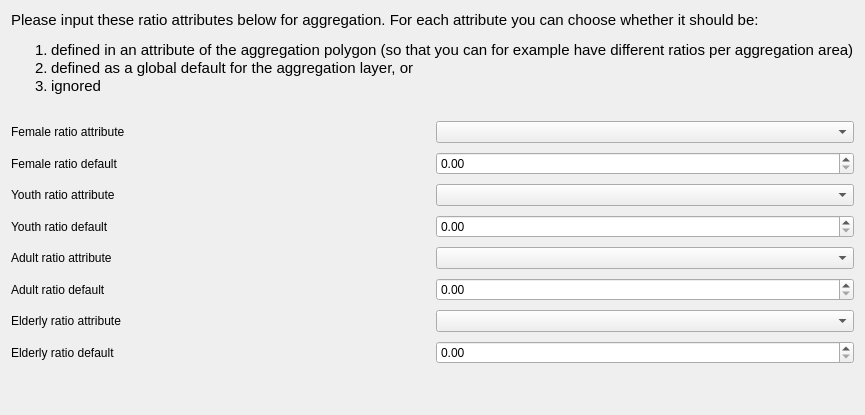
       <widget class="QWidget" name="pg11Aggregations">
        <property name="enabled">
         <bool>true</bool>
        </property>
        <layout class="QVBoxLayout" name="verticalLayout_8">
         <item>
          <widget class="QLabel" name="lblAggregation">
           <property name="font">
            <font>
             <family>Ubuntu</family>
             <pointsize>11</pointsize>
             <weight>50</weight>
             <italic>false</italic>
             <bold>false</bold>
            </font>
           </property>
           <property name="styleSheet">
            <string notr="true">font: 11pt &quot;Ubuntu&quot;;</string>
           </property>
           <property name="text">
            <string>&lt;html&gt;&lt;head/&gt;&lt;body&gt;
&lt;p&gt;Please input these ratio attributes below for aggregation. For each attribute you can choose whether it should be:&lt;/p&gt;
&lt;ol&gt;&lt;li&gt;defined in an attribute of the aggregation polygon (so that you can for example have different ratios per aggregation area)&lt;/li&gt;&lt;li&gt;defined as a global default for the aggregation layer, or&lt;/li&gt;&lt;li&gt;ignored&lt;/li&gt;&lt;/body&gt;&lt;/html&gt;</string>
           </property>
          </widget>
         </item>
         <item>
          <spacer name="verticalSpacer_35">
           <property name="orientation">
            <enum>Qt::Vertical</enum>
           </property>
           <property name="sizeType">
            <enum>QSizePolicy::Fixed</enum>
           </property>
           <property name="sizeHint" stdset="0">
            <size>
             <width>20</width>
             <height>20</height>
            </size>
           </property>
          </spacer>
         </item>
         <item>
          <layout class="QGridLayout" name="gridLayout_7">
           <property name="verticalSpacing">
            <number>9</number>
           </property>
           <item row="2" column="0">
            <widget class="QLabel" name="lblYouthRatioAttribute">
             <property name="styleSheet">
              <string notr="true">font: 11pt &quot;Ubuntu&quot;;</string>
             </property>
             <property name="text">
              <string>Youth ratio attribute</string>
             </property>
            </widget>
           </item>
           <item row="1" column="1">
            <widget class="QDoubleSpinBox" name="dsbFemaleRatioDefault">
             <property name="styleSheet">
              <string notr="true">font: 11pt &quot;Ubuntu&quot;;</string>
             </property>
             <property name="maximum">
              <double>1.000000000000000</double>
             </property>
             <property name="singleStep">
              <double>0.010000000000000</double>
             </property>
            </widget>
           </item>
           <item row="2" column="1">
            <widget class="QComboBox" name="cboYouthRatioAttribute">
             <property name="styleSheet">
              <string notr="true">font: 11pt &quot;Ubuntu&quot;;</string>
             </property>
            </widget>
           </item>
           <item row="4" column="0">
            <widget class="QLabel" name="lblAdultRatioAttribute">
             <property name="styleSheet">
              <string notr="true">font: 11pt &quot;Ubuntu&quot;;</string>
             </property>
             <property name="text">
              <string>Adult ratio attribute</string>
             </property>
            </widget>
           </item>
           <item row="5" column="1">
            <widget class="QDoubleSpinBox" name="dsbAdultRatioDefault">
             <property name="styleSheet">
              <string notr="true">font: 11pt &quot;Ubuntu&quot;;</string>
             </property>
             <property name="maximum">
              <double>1.000000000000000</double>
             </property>
             <property name="singleStep">
              <double>0.010000000000000</double>
             </property>
            </widget>
           </item>
           <item row="6" column="1">
            <widget class="QComboBox" name="cboElderlyRatioAttribute">
             <property name="styleSheet">
              <string notr="true">font: 11pt &quot;Ubuntu&quot;;</string>
             </property>
            </widget>
           </item>
           <item row="0" column="1">
            <widget class="QComboBox" name="cboFemaleRatioAttribute">
             <property name="styleSheet">
              <string notr="true">font: 11pt &quot;Ubuntu&quot;;</string>
             </property>
            </widget>
           </item>
           <item row="1" column="0">
            <widget class="QLabel" name="lblFemaleRatioDefault">
             <property name="styleSheet">
              <string notr="true">font: 11pt &quot;Ubuntu&quot;;</string>
             </property>
             <property name="text">
              <string>Female ratio default</string>
             </property>
            </widget>
           </item>
           <item row="5" column="0">
            <widget class="QLabel" name="lblAdultRatioDefault">
             <property name="styleSheet">
              <string notr="true">font: 11pt &quot;Ubuntu&quot;;</string>
             </property>
             <property name="text">
              <string>Adult ratio default</string>
             </property>
            </widget>
           </item>
           <item row="6" column="0">
            <widget class="QLabel" name="lblElderlyRatioAttribute">
             <property name="styleSheet">
              <string notr="true">font: 11pt &quot;Ubuntu&quot;;</string>
             </property>
             <property name="text">
              <string>Elderly ratio attribute</string>
             </property>
            </widget>
           </item>
           <item row="4" column="1">
            <widget class="QComboBox" name="cboAdultRatioAttribute">
             <property name="styleSheet">
              <string notr="true">font: 11pt &quot;Ubuntu&quot;;</string>
             </property>
            </widget>
           </item>
           <item row="3" column="1">
            <widget class="QDoubleSpinBox" name="dsbYouthRatioDefault">
             <property name="styleSheet">
              <string notr="true">font: 11pt &quot;Ubuntu&quot;;</string>
             </property>
             <property name="maximum">
              <double>1.000000000000000</double>
             </property>
             <property name="singleStep">
              <double>0.010000000000000</double>
             </property>
            </widget>
           </item>
           <item row="0" column="0">
            <widget class="QLabel" name="lblFemaleRatioAttribute">
             <property name="styleSheet">
              <string notr="true">font: 11pt &quot;Ubuntu&quot;;</string>
             </property>
             <property name="text">
              <string>Female ratio attribute</string>
             </property>
            </widget>
           </item>
           <item row="7" column="0">
            <widget class="QLabel" name="lblElderlyRatioDefault">
             <property name="styleSheet">
              <string notr="true">font: 11pt &quot;Ubuntu&quot;;</string>
             </property>
             <property name="text">
              <string>Elderly ratio default</string>
             </property>
            </widget>
           </item>
           <item row="7" column="1">
            <widget class="QDoubleSpinBox" name="dsbElderlyRatioDefault">
             <property name="styleSheet">
              <string notr="true">font: 11pt &quot;Ubuntu&quot;;</string>
             </property>
             <property name="maximum">
              <double>1.000000000000000</double>
             </property>
             <property name="singleStep">
              <double>0.010000000000000</double>
             </property>
            </widget>
           </item>
           <item row="3" column="0">
            <widget class="QLabel" name="lblYouthRatioDefault">
             <property name="styleSheet">
              <string notr="true">font: 11pt &quot;Ubuntu&quot;;</string>
             </property>
             <property name="text">
              <string>Youth ratio default</string>
             </property>
            </widget>
           </item>
          </layout>
         </item>
         <item>
          <spacer name="verticalSpacer_22">
           <property name="orientation">
            <enum>Qt::Vertical</enum>
           </property>
           <property name="sizeType">
            <enum>QSizePolicy::MinimumExpanding</enum>
           </property>
           <property name="sizeHint" stdset="0">
            <size>
             <width>20</width>
             <height>40</height>
            </size>
           </property>
          </spacer>
         </item>
        </layout>
       </widget>
